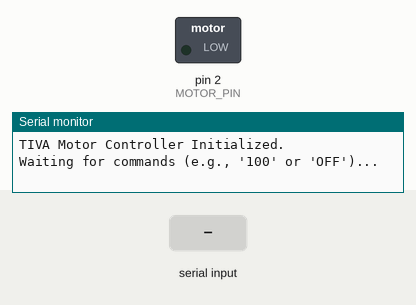
The sketch below on a simulated Arduino Uno, built with avr-gcc and run on an emulated ATmega328P. On the bench: switched loads named in the sketch (green lamp = pin HIGH), the last lines printed to the serial monitor. Dashed ring = blinking. The inputs (shaded band) are chosen by the test bench.

Above: at 1.2 s.
1.3 s: "90,45\n" received over Serial
At 4.27 s:
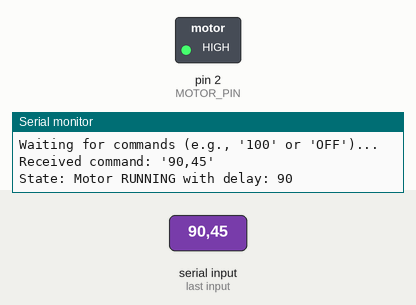
4.3 s: "5\n" received over Serial
At 4.43 s:
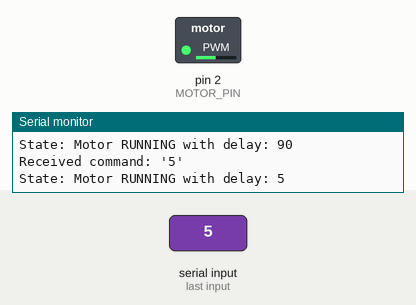
7.3 s: "30,150\n" received over Serial
At 8.6 s:
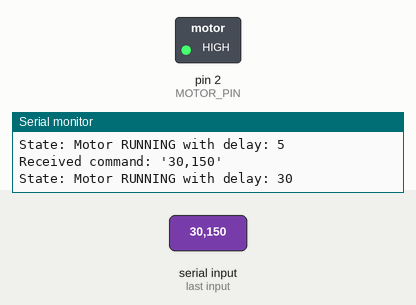
Timing chart, 0 to 16.3 s (numbered marks = the images above; inputs shaded):
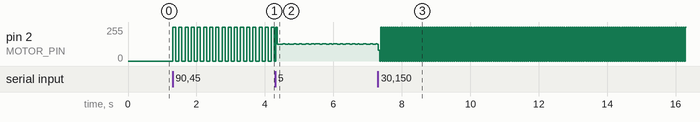

Measured:
- after the input at 1.3 s, pin 2 (MOTOR_PIN): alternates 255/255 for 0.09 s and 0/255 for 0.09 s, starting at once

The sketch:

motor_tiva.ino
```cpp
// --- CONFIGURATION ---
// IMPORTANT: Change this to the physical pin connected to your motor driver
const int MOTOR_PIN = 2;
const long BAUD_RATE = 9600;

// --- GLOBAL VARIABLES ---
// The delay between motor pulses in milliseconds, received from serial
// volatile makes sure the compiler doesn't optimize it away in unexpected ways
volatile int motorPulseDelay = 0;
volatile bool motorIsRunning = false;

// Variables for non-blocking motor pulsing
unsigned long previousMillis = 0;
int pinState = LOW;

void setup() {
  // Initialize the motor pin as an output
  pinMode(MOTOR_PIN, OUTPUT);
  digitalWrite(MOTOR_PIN, LOW); // Ensure motor is off at start

  // Initialize Serial communication
  Serial.begin(BAUD_RATE);
  while (!Serial) {
    ; // Wait for serial port to connect.
  }

  Serial.println("TIVA Motor Controller Initialized.");
  Serial.println("Waiting for commands (e.g., '100' or 'OFF')...");
}

void loop() {
  // These two functions run continuously and are non-blocking
  handleSerialCommands();
  runMotor();
}

/**
 * Checks for and processes incoming serial commands.
 * It reads a line, trims it, and updates the motor state.
 */
void handleSerialCommands() {
  if (Serial.available() > 0) {
    // Read the incoming command string until a newline character
    String command = Serial.readStringUntil('\n');
    command.trim(); // Remove any whitespace

    Serial.print("Received command: '");
    Serial.print(command);
    Serial.println("'");

    // Check if the command is to turn the motor off
    if (command.equalsIgnoreCase("OFF")) {
      motorIsRunning = false;
      Serial.println("State: Motor OFF");
    } else {
      // Otherwise, try to parse it as an integer (the delay)
      int newDelay = command.toInt();

      // Check if parsing was successful and the value is positive
      if (newDelay > 0) {
        motorPulseDelay = newDelay;
        motorIsRunning = true;
        Serial.print("State: Motor RUNNING with delay: ");
        Serial.println(motorPulseDelay);
      } else {
        Serial.println("Error: Invalid command. Ignoring.");
      }
    }
  }
}

/**
 * Pulses the motor pin if the motor is supposed to be running.
 * Uses a non-blocking delay with millis() to avoid halting the program.
 */
void runMotor() {
  // If the motor should be off, ensure the pin is LOW and exit the function.
  if (!motorIsRunning) {
    digitalWrite(MOTOR_PIN, LOW);
    return;
  }

  // Get the current time
  unsigned long currentMillis = millis();

  // Check if enough time has passed since the last pulse
  if (currentMillis - previousMillis >= motorPulseDelay) {
    // Save the last time you changed the pin state
    previousMillis = currentMillis;

    // If the pin is LOW, turn it HIGH and vice-versa
    if (pinState == LOW) {
      pinState = HIGH;
    } else {
      pinState = LOW;
    }

    // Set the motor pin to the new state
    digitalWrite(MOTOR_PIN, pinState);
  }
}
```
